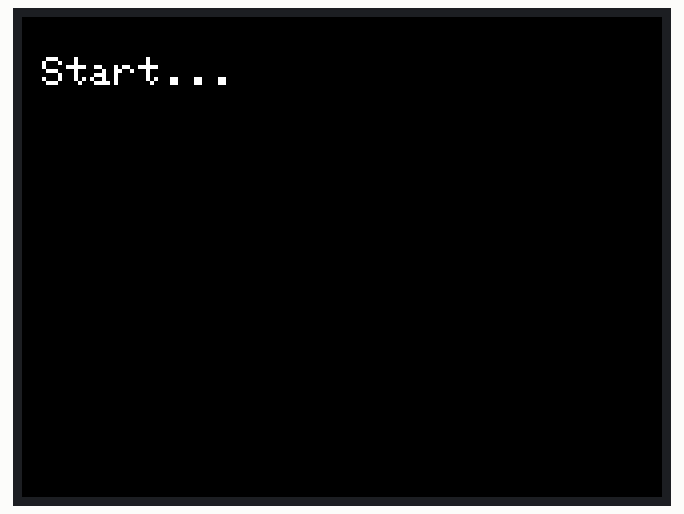
Simulated run of this sketch. Board: ESP32. On the bench: 320×240 colour display. WiFi joins after 1.5 s; servers stay silent unless stated; what the sketch prints to the serial monitor is not drawn.

Above: at 0.3 s.
At 2.3 s:
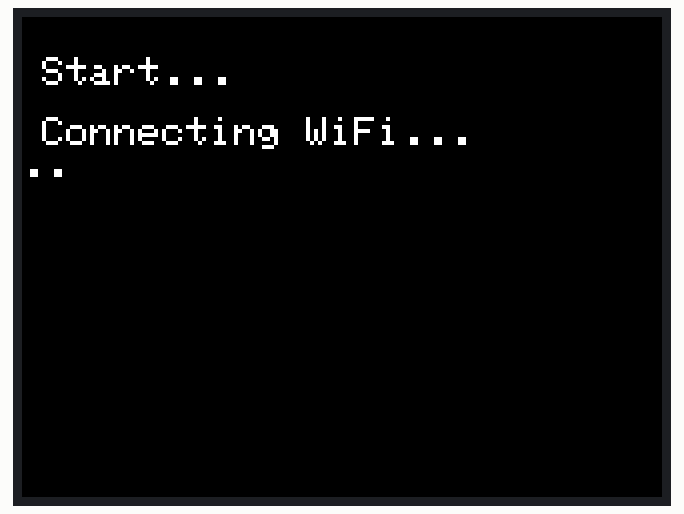
At 3.0 s:
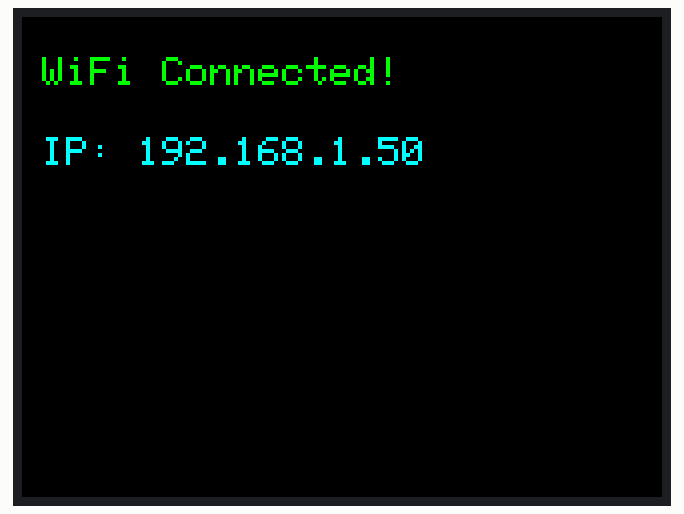

Measured:
- what the display in image 1 shows lasts 0.8 s, from 2.2 s to 3.0 s

The sketch:

debug.ino
```cpp
#include <WiFi.h>
#include <TFT_eSPI.h>

TFT_eSPI tft = TFT_eSPI();

const char* ssid = "ASUS";
const char* password = "12345678";

void setup() {
  Serial.begin(115200);

  // INIT TFT
  tft.init();
  tft.setRotation(1);
  tft.fillScreen(TFT_BLACK);

  tft.setTextColor(TFT_WHITE, TFT_BLACK);
  tft.setTextSize(2);

  tft.setCursor(10, 20);
  tft.println("Start...");
  delay(1000);

  // WIFI
  tft.setCursor(10, 50);
  tft.println("Connecting WiFi...");

  WiFi.begin(ssid, password);

  int retry = 0;
  while (WiFi.status() != WL_CONNECTED && retry < 20) {
    delay(500);
    Serial.print(".");
    tft.print(".");
    retry++;
  }

  // 🔥 WAJIB: REINIT TFT
  tft.init();
  tft.setRotation(1);
  tft.fillScreen(TFT_BLACK);

  if (WiFi.status() == WL_CONNECTED) {
    Serial.println("\nWiFi Terhubung!");

    tft.setCursor(10, 20);
    tft.setTextColor(TFT_GREEN, TFT_BLACK);
    tft.println("WiFi Connected!");

    tft.setCursor(10, 60);
    tft.setTextColor(TFT_CYAN, TFT_BLACK);
    tft.print("IP: ");
    tft.println(WiFi.localIP());

  } else {
    Serial.println("\nGagal konek WiFi!");

    tft.setCursor(10, 20);
    tft.setTextColor(TFT_RED, TFT_BLACK);
    tft.println("WiFi Failed!");
  }
}

void loop() {}
```
